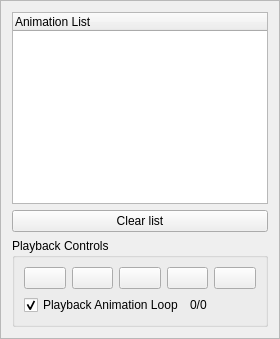
    <widget class="QFrame" name="frame_5">
     <property name="sizePolicy">
      <sizepolicy hsizetype="Fixed" vsizetype="Preferred">
       <horstretch>0</horstretch>
       <verstretch>0</verstretch>
      </sizepolicy>
     </property>
     <property name="frameShape">
      <enum>QFrame::StyledPanel</enum>
     </property>
     <property name="frameShadow">
      <enum>QFrame::Raised</enum>
     </property>
     <layout class="QVBoxLayout" name="verticalLayout_6">
      <item>
       <widget class="QTreeWidget" name="AnimationTree">
        <column>
         <property name="text">
          <string>Animation List</string>
         </property>
        </column>
       </widget>
      </item>
      <item>
       <widget class="QPushButton" name="ClearAnimationListButton">
        <property name="text">
         <string>Clear list</string>
        </property>
       </widget>
      </item>
      <item>
       <widget class="QGroupBox" name="groupBox_2">
        <property name="title">
         <string>Playback Controls</string>
        </property>
        <layout class="QVBoxLayout" name="verticalLayout_7">
         <item>
          <layout class="QHBoxLayout" name="horizontalLayout_4">
           <item>
            <widget class="QPushButton" name="PlayButton">
             <property name="text">
              <string/>
             </property>
             <property name="icon">
              <iconset resource="xenoviewer.qrc">
               <normaloff>:/icons/play.png</normaloff>:/icons/play.png</iconset>
             </property>
            </widget>
           </item>
           <item>
            <widget class="QPushButton" name="PauseButton">
             <property name="text">
              <string/>
             </property>
             <property name="icon">
              <iconset resource="xenoviewer.qrc">
               <normaloff>:/icons/pause.png</normaloff>:/icons/pause.png</iconset>
             </property>
            </widget>
           </item>
           <item>
            <widget class="QPushButton" name="StopButton">
             <property name="text">
              <string/>
             </property>
             <property name="icon">
              <iconset resource="xenoviewer.qrc">
               <normaloff>:/icons/stop.png</normaloff>:/icons/stop.png</iconset>
             </property>
            </widget>
           </item>
           <item>
            <widget class="QPushButton" name="PreviousFrameButton">
             <property name="text">
              <string/>
             </property>
             <property name="icon">
              <iconset resource="xenoviewer.qrc">
               <normaloff>:/icons/previous_frame.png</normaloff>:/icons/previous_frame.png</iconset>
             </property>
            </widget>
           </item>
           <item>
            <widget class="QPushButton" name="NextFrameButton">
             <property name="text">
              <string/>
             </property>
             <property name="icon">
              <iconset resource="xenoviewer.qrc">
               <normaloff>:/icons/next_frame.png</normaloff>:/icons/next_frame.png</iconset>
             </property>
            </widget>
           </item>
          </layout>
         </item>
         <item>
           <layout class="QHBoxLayout" name="horizontalLayout_10">
             <item>
              <widget class="QCheckBox" name="PlaybackLoopCheck">
               <property name="text">
                <string>Playback Animation Loop</string>
               </property>
               <property name="checked">
                <bool>true</bool>
               </property>
              </widget>
             </item>
             <item>
               <widget class="QLabel" name="PlayAnimationText">
                 <property name="text">
                   <string>0/0</string>
                 </property>
               </widget>
             </item>
           </layout>
         </item>
        </layout>
       </widget>
      </item>
     </layout>
    </widget>
